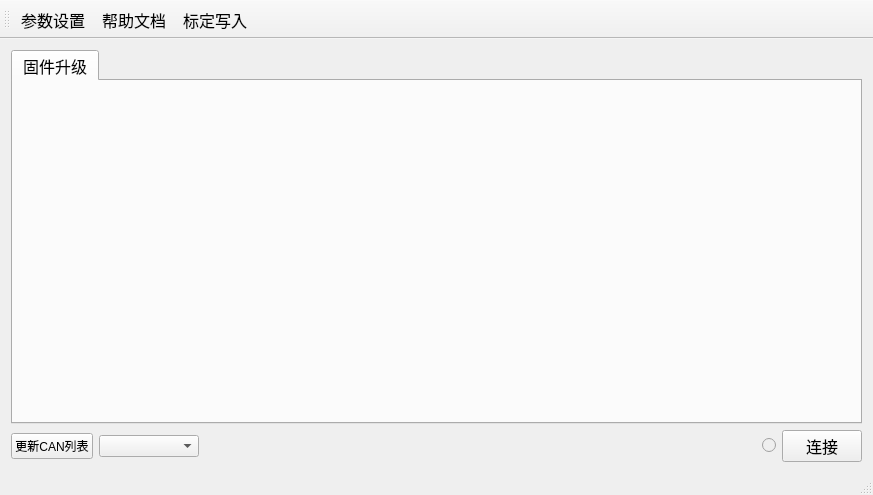
<?xml version="1.0" encoding="UTF-8"?>
<ui version="4.0">
 <class>MainWindow</class>
 <widget class="QMainWindow" name="MainWindow">
  <property name="windowModality">
   <enum>Qt::NonModal</enum>
  </property>
  <property name="geometry">
   <rect>
    <x>0</x>
    <y>0</y>
    <width>873</width>
    <height>495</height>
   </rect>
  </property>
  <property name="windowTitle">
   <string>IAP固件升级_V2.1(2020-06-07)</string>
  </property>
  <property name="windowIcon">
   <iconset resource="pic.qrc">
    <normaloff>:/new/prefix1/picture/myico.ico</normaloff>:/new/prefix1/picture/myico.ico</iconset>
  </property>
  <property name="animated">
   <bool>false</bool>
  </property>
  <property name="dockNestingEnabled">
   <bool>false</bool>
  </property>
  <widget class="QWidget" name="centralWidget">
   <layout class="QVBoxLayout" name="verticalLayout">
    <item>
     <widget class="QTabWidget" name="tabWidget">
      <property name="enabled">
       <bool>true</bool>
      </property>
      <property name="font">
       <font>
        <pointsize>12</pointsize>
        <weight>50</weight>
        <bold>false</bold>
       </font>
      </property>
      <property name="tabShape">
       <enum>QTabWidget::Rounded</enum>
      </property>
      <property name="currentIndex">
       <number>0</number>
      </property>
      <widget class="QWidget" name="tab">
       <attribute name="title">
        <string>固件升级</string>
       </attribute>
       <layout class="QHBoxLayout" name="horizontalLayout_2">
        <item>
         <widget class="softupdata" name="updata" native="true">
          <layout class="QHBoxLayout" name="horizontalLayout_4"/>
         </widget>
        </item>
       </layout>
      </widget>
     </widget>
    </item>
    <item>
     <layout class="QHBoxLayout" name="horizontalLayout">
      <item>
       <widget class="QPushButton" name="RefreshCanCard">
        <property name="text">
         <string>更新CAN列表</string>
        </property>
       </widget>
      </item>
      <item>
       <widget class="QComboBox" name="CanCardInfo">
        <property name="minimumSize">
         <size>
          <width>100</width>
          <height>0</height>
         </size>
        </property>
        <property name="currentIndex">
         <number>0</number>
        </property>
        <item>
         <property name="text">
          <string/>
         </property>
        </item>
       </widget>
      </item>
      <item>
       <spacer name="horizontalSpacer">
        <property name="orientation">
         <enum>Qt::Horizontal</enum>
        </property>
        <property name="sizeHint" stdset="0">
         <size>
          <width>40</width>
          <height>20</height>
         </size>
        </property>
       </spacer>
      </item>
      <item>
       <widget class="QRadioButton" name="radioButtonStatus">
        <property name="enabled">
         <bool>false</bool>
        </property>
        <property name="autoFillBackground">
         <bool>true</bool>
        </property>
        <property name="text">
         <string/>
        </property>
        <property name="autoExclusive">
         <bool>false</bool>
        </property>
       </widget>
      </item>
      <item>
       <widget class="QPushButton" name="pushButtonConnect">
        <property name="font">
         <font>
          <pointsize>12</pointsize>
         </font>
        </property>
        <property name="text">
         <string>连接</string>
        </property>
       </widget>
      </item>
     </layout>
    </item>
   </layout>
  </widget>
  <widget class="QStatusBar" name="statusBar"/>
  <widget class="QToolBar" name="toolBar">
   <property name="font">
    <font>
     <family>Arial</family>
     <pointsize>12</pointsize>
    </font>
   </property>
   <property name="windowTitle">
    <string>toolBar</string>
   </property>
   <property name="iconSize">
    <size>
     <width>40</width>
     <height>40</height>
    </size>
   </property>
   <property name="toolButtonStyle">
    <enum>Qt::ToolButtonTextBesideIcon</enum>
   </property>
   <attribute name="toolBarArea">
    <enum>TopToolBarArea</enum>
   </attribute>
   <attribute name="toolBarBreak">
    <bool>false</bool>
   </attribute>
   <addaction name="actionSetting"/>
   <addaction name="action_help"/>
   <addaction name="action_TempCali"/>
  </widget>
  <action name="action_help">
   <property name="icon">
    <iconset resource="pic.qrc">
     <normaloff>:/new/prefix1/picture/help.jpg</normaloff>:/new/prefix1/picture/help.jpg</iconset>
   </property>
   <property name="text">
    <string>帮助文档
</string>
   </property>
   <property name="font">
    <font>
     <family>Arial</family>
     <pointsize>12</pointsize>
    </font>
   </property>
  </action>
  <action name="actionSetting">
   <property name="enabled">
    <bool>true</bool>
   </property>
   <property name="icon">
    <iconset resource="pic.qrc">
     <normaloff>:/new/prefix1/picture/set.jpg</normaloff>:/new/prefix1/picture/set.jpg</iconset>
   </property>
   <property name="text">
    <string>参数设置</string>
   </property>
   <property name="toolTip">
    <string>Setting</string>
   </property>
   <property name="font">
    <font>
     <family>Arial</family>
     <pointsize>12</pointsize>
    </font>
   </property>
   <property name="autoRepeat">
    <bool>true</bool>
   </property>
   <property name="visible">
    <bool>true</bool>
   </property>
  </action>
  <action name="action_TempCali">
   <property name="icon">
    <iconset resource="pic.qrc">
     <normaloff>:/new/prefix1/picture/about.png</normaloff>:/new/prefix1/picture/about.png</iconset>
   </property>
   <property name="text">
    <string>标定写入</string>
   </property>
   <property name="toolTip">
    <string>温度标定写入</string>
   </property>
  </action>
 </widget>
 <layoutdefault spacing="6" margin="11"/>
 <customwidgets>
  <customwidget>
   <class>softupdata</class>
   <extends>QWidget</extends>
   <header>softupdata.h</header>
   <container>1</container>
  </customwidget>
 </customwidgets>
 <resources>
  <include location="pic.qrc"/>
 </resources>
 <connections/>
</ui>
